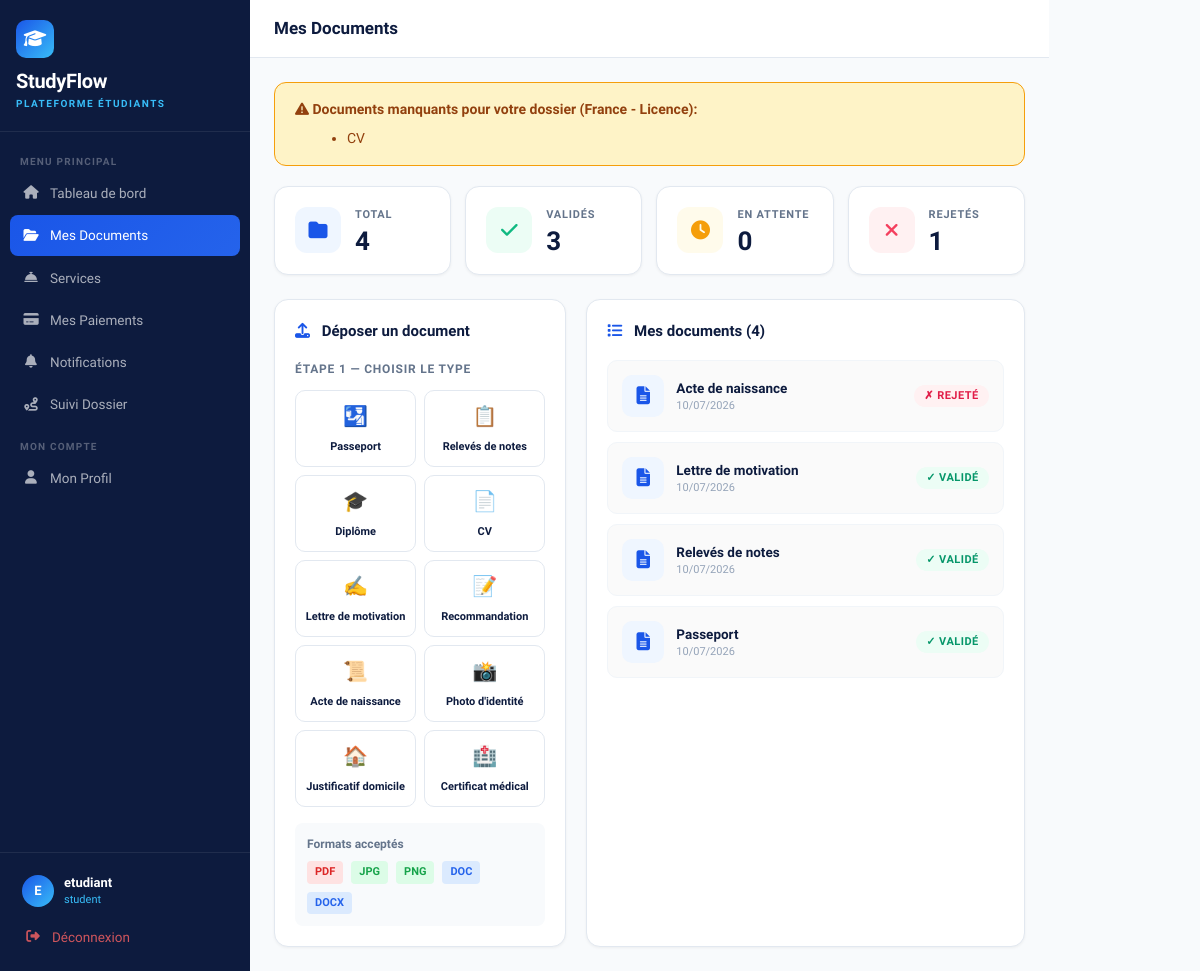
Screenshot of /auth/documents (signed in) with the database file from the repository.
### models/user.py (models this page shows, shortened)
class User(UserMixin, db.Model):
    __tablename__ = 'users'
    id = db.Column(db.Integer, primary_key=True)
    email = db.Column(db.String(120), unique=True, nullable=False)
    password_hash = db.Column(db.String(256))
    role = db.Column(db.String(20), default='student')
    is_active = db.Column(db.Boolean, default=True)
    reset_token = db.Column(db.String(100), nullable=True)
    reset_token_expiry = db.Column(db.DateTime, nullable=True)
    created_at = db.Column(db.DateTime, default=datetime.utcnow)
    student_profile = db.relationship('StudentProfile', backref='user', uselist=False, foreign_keys='StudentProfile.user_id')

class StudentProfile(db.Model):
    __tablename__ = 'student_profiles'
    id = db.Column(db.Integer, primary_key=True)
    user_id = db.Column(db.Integer, db.ForeignKey('users.id'), nullable=False)
    assigned_agent_id = db.Column(db.Integer, db.ForeignKey('users.id'), nullable=True)
    first_name = db.Column(db.String(80))
    last_name = db.Column(db.String(80))
    phone = db.Column(db.String(20))
    nationality = db.Column(db.String(50))
    passport_number = db.Column(db.String(30))
    destination_country = db.Column(db.String(50))
    program = db.Column(db.String(200))
    program_level = db.Column(db.String(20), default='Licence')  # Licence, Master
    university = db.Column(db.String(200))
    status = db.Column(db.String(30), default='nouveau')
    created_at = db.Column(db.DateTime, default=datetime.utcnow)
    documents = db.relationship('Document', backref='student', lazy=True)
    assigned_agent = db.relationship('User', foreign_keys=[assigned_agent_id])
    payments = db.relationship('Payment', backref='student', lazy=True)

class Document(db.Model):
    __tablename__ = 'documents'
    id = db.Column(db.Integer, primary_key=True)
    student_id = db.Column(db.Integer, db.ForeignKey('student_profiles.id'), nullable=False)
    name = db.Column(db.String(200))
    doc_type = db.Column(db.String(50))
    file_url = db.Column(db.String(300))
    file_name = db.Column(db.String(200))
    file_size = db.Column(db.Integer)
    status = db.Column(db.String(20), default='en_attente')
    rejection_reason = db.Column(db.Text)
    uploaded_at = db.Column(db.DateTime, default=datetime.utcnow)

### routes/auth.py (the view, shortened to what this page needs)
@auth_bp.route('/documents', methods=['GET', 'POST'])
@login_required
def documents():
    profile = get_profile()
    docs = Document.query.filter_by(
        student_id=profile.id
    ).order_by(Document.uploaded_at.desc()).all()
    required_docs = get_required_documents(
        profile.nationality,
        profile.destination_country,
        profile.program_level
    )
    submitted_types = [d.doc_type for d in docs]
    missing_docs = [d for d in required_docs if d not in submitted_types]
    return render_template('auth/documents.html', profile=profile, docs=docs,
                          required_docs=required_docs, missing_docs=missing_docs,
                          doc_labels=DOC_LABELS)

### templates/auth/documents.html (shortened to what this page needs)
{% extends "base.html" %}
{% block sidebar_nav %}
<div class="nav-label">Menu Principal</div>
<a href="{{ url_for('auth.dashboard') }}" class="sidebar-link">
  <i class="fas fa-home"></i> Tableau de bord
</a>
<a href="{{ url_for('auth.documents') }}" class="sidebar-link active">
  <i class="fas fa-folder-open"></i> Mes Documents
</a>
<a href="{{ url_for('auth.services') }}" class="sidebar-link">
  <i class="fas fa-concierge-bell"></i> Services
</a>
<a href="{{ url_for('auth.payments') }}" class="sidebar-link">
  <i class="fas fa-credit-card"></i> Mes Paiements
</a>
<a href="{{ url_for('auth.notifications') }}" class="sidebar-link">
  <i class="fas fa-bell"></i> Notifications
</a>
<a href="{{ url_for('auth.suivi') }}" class="sidebar-link">
  <i class="fas fa-route"></i> Suivi Dossier
</a>
<div class="nav-label">Mon Compte</div>
<a href="{{ url_for('auth.profile') }}" class="sidebar-link">
  <i class="fas fa-user"></i> Mon Profil
</a>
{% endblock %}
{% block page_title %}Mes Documents{% endblock %}
{% block content %}
{% if missing_docs %}
<div style="background:#FEF3C7;border:1px solid #F59E0B;border-radius:12px;padding:16px 20px;margin-bottom:20px;">
  <strong style="color:#92400E;"><i class="fas fa-exclamation-triangle"></i> Documents manquants pour votre dossier ({{ profile.destination_country }} - {{ profile.program_level }}):</strong>
  <ul style="margin:8px 0 0 20px;color:#92400E;">
    {% for doc in missing_docs %}
    <li>{{ doc_labels.get(doc, doc) }}</li>
    {% endfor %}
  </ul>
</div>
{% else %}
<div style="background:#ECFDF5;border:1px solid #10B981;border-radius:12px;padding:16px 20px;margin-bottom:20px;">
  <strong style="color:#065F46;"><i class="fas fa-check-circle"></i> Tous les documents requis ont été soumis!</strong>
</div>
{% endif %}
<div style="display:grid;grid-template-columns:repeat(auto-fit,minmax(140px,1fr));gap:14px;margin-bottom:24px;">
  <div class="stat-card">
    <div class="stat-icon" style="background:#EFF6FF;">
      <i class="fas fa-folder" style="color:#1A56E8;"></i>
    </div>
    <div>
      <div class="stat-label">Total</div>
      <div class="stat-value">{{ docs | length }}</div>
    </div>
  </div>
  <div class="stat-card">
    <div class="stat-icon" style="background:#ECFDF5;">
      <i class="fas fa-check" style="color:#10B981;"></i>
    </div>
    <div>
      <div class="stat-label">Validés</div>
      <div class="stat-value">{{ docs | selectattr('status','eq','validé') | list | length }}</div>
    </div>
  </div>
  <div class="stat-card">
    <div class="stat-icon" style="background:#FFFBEB;">
      <i class="fas fa-clock" style="color:#F59E0B;"></i>
    </div>
    <div>
      <div class="stat-label">En attente</div>
      <div class="stat-value">{{ docs | selectattr('status','eq','en_attente') | list | length }}</div>
    </div>
  </div>
  <div class="stat-card">
    <div class="stat-icon" style="background:#FFF1F2;">
      <i class="fas fa-times" style="color:#F43F5E;"></i>
    </div>
    <div>
      <div class="stat-label">Rejetés</div>
      <div class="stat-value">{{ docs | selectattr('status','eq','rejeté') | list | length }}</div>
    </div>
  </div>
</div>
<div style="display:grid;grid-template-columns:1fr 1.5fr;gap:20px;">
  <div class="sf-card">
    <div style="font-size:15px;font-weight:700;color:#0D1B3E;margin-bottom:18px;">
      <i class="fas fa-upload" style="color:#1A56E8;margin-right:8px;"></i>
      Déposer un document
    </div>
    <form method="POST" enctype="multipart/form-data" id="uploadForm">
      <div id="step1">
        <div style="font-size:12px;font-weight:700;color:#64748B;text-transform:uppercase;letter-spacing:.8px;margin-bottom:12px;">
          Étape 1 — Choisir le type
        </div>
        <div class="doc-type-grid">
          <button type="button" class="doc-type-btn" onclick="selectType('passeport','🛂','Passeport')">
            <span class="emoji">🛂</span>
            <span class="label">Passeport</span>
          </button>
          <button type="button" class="doc-type-btn" onclick="selectType('releves_notes','📋','Relevés de notes')">
            <span class="emoji">📋</span>
            <span class="label">Relevés de notes</span>
          </button>
          <button type="button" class="doc-type-btn" onclick="selectType('diplome','🎓','Diplôme')">
            <span class="emoji">🎓</span>
            <span class="label">Diplôme</span>
          </button>
          <button type="button" class="doc-type-btn" onclick="selectType('cv','📄','CV')">
            <span class="emoji">📄</span>
            <span class="label">CV</span>
          </button>
          <button type="button" class="doc-type-btn" onclick="selectType('lettre_motivation','✍️','Lettre de motivation')">
            <span class="emoji">✍️</span>
            <span class="label">Lettre de motivation</span>
          </button>
          <button type="button" class="doc-type-btn" onclick="selectType('lettre_recommandation','📝','Lettre de recommandation')">
            <span class="emoji">📝</span>
            <span class="label">Recommandation</span>
          </button>
          <button type="button" class="doc-type-btn" onclick="selectType('acte_naissance','📜','Acte de naissance')">
            <span class="emoji">📜</span>
            <span class="label">Acte de naissance</span>
          </button>
          <button type="button" class="doc-type-btn" onclick="selectType('photo_identite','📸','Photo d\'identité')">
            <span class="emoji">📸</span>
            <span class="label">Photo d'identité</span>
          </button>
          <button type="button" class="doc-type-btn" onclick="selectType('justificatif','🏠','Justificatif de domicile')">
            <span class="emoji">🏠</span>
            <span class="label">Justificatif domicile</span>
          </button>
          <button type="button" class="doc-type-btn" onclick="selectType('certificat_medical','🏥','Certificat médical')">
            <span class="emoji">🏥</span>
            <span class="label">Certificat médical</span>
          </button>
        </div>
      </div>
    </form>
    <div style="margin-top:16px;padding:12px;background:#F8FAFC;border-radius:8px;">
      <div style="font-size:12px;font-weight:700;color:#64748B;margin-bottom:8px;">Formats acceptés</div>
      <div style="display:flex;gap:8px;flex-wrap:wrap;">
        <span style="background:#FEE2E2;color:#DC2626;padding:3px 8px;border-radius:4px;font-size:11px;font-weight:700;">PDF</span>
        <span style="background:#DCFCE7;color:#16A34A;padding:3px 8px;border-radius:4px;font-size:11px;font-weight:700;">JPG</span>
        <span style="background:#DCFCE7;color:#16A34A;padding:3px 8px;border-radius:4px;font-size:11px;font-weight:700;">PNG</span>
        <span style="background:#DBEAFE;color:#2563EB;padding:3px 8px;border-radius:4px;font-size:11px;font-weight:700;">DOC</span>
        <span style="background:#DBEAFE;color:#2563EB;padding:3px 8px;border-radius:4px;font-size:11px;font-weight:700;">DOCX</span>
      </div>
    </div>
  </div>
  <div class="sf-card">
    <div style="font-size:15px;font-weight:700;color:#0D1B3E;margin-bottom:18px;">
      <i class="fas fa-list" style="color:#1A56E8;margin-right:8px;"></i>
      Mes documents ({{ docs | length }})
    </div>
    {% if docs %}
      {% for doc in docs %}
      <div style="padding:14px;margin-bottom:10px;border:1px solid #F1F5F9;border-radius:10px;background:#FAFAFA;">
        <div style="display:flex;align-items:center;justify-content:space-between;">
          <div style="display:flex;align-items:center;gap:12px;">
            <div style="width:42px;height:42px;border-radius:10px;background:#EFF6FF;display:flex;align-items:center;justify-content:center;">
              {% if doc.file_name %}
                {% set ext = doc.file_name.rsplit('.',1)[-1].lower() %}
                {% if ext == 'pdf' %}
                  <i class="fas fa-file-pdf" style="color:#DC2626;font-size:18px;"></i>
                {% elif ext in ['jpg','jpeg','png'] %}
                  <i class="fas fa-file-image" style="color:#16A34A;font-size:18px;"></i>
                {% else %}
                  <i class="fas fa-file-word" style="color:#2563EB;font-size:18px;"></i>
                {% endif %}
              {% else %}
                <i class="fas fa-file-alt" style="color:#1A56E8;font-size:18px;"></i>
              {% endif %}
            </div>
            <div>
              <div style="font-size:13.5px;font-weight:600;color:#0D1B3E;">{{ doc.name }}</div>
              <div style="font-size:11px;color:#94A3B8;">
                {{ doc.uploaded_at.strftime('%d/%m/%Y') }}
              </div>
            </div>
          </div>
          <span class="badge-status
            {% if doc.status == 'validé' %}bs-valide
            {% elif doc.status == 'rejeté' %}bs-rejete
            {% else %}bs-attente{% endif %}">
            {% if doc.status == 'validé' %}✓ Validé
            {% elif doc.status == 'rejeté' %}✗ Rejeté
            {% else %}⏳ En attente{% endif %}
          </span>
        </div>
      </div>
      {% endfor %}
    {% else %}
      <div style="text-align:center;padding:40px;color:#94A3B8;">
        <i class="fas fa-folder-open" style="font-size:40px;margin-bottom:12px;display:block;"></i>
        <div style="font-weight:600;">Aucun document</div>
        <div style="font-size:12px;margin-top:4px;">Déposez votre premier document</div>
      </div>
    {% endif %}
  </div>
</div>
{% endblock %}

### templates/base.html (shortened to what this page needs)
<!DOCTYPE html>
<html lang="fr">
<head>
  <link href="https://cdn.jsdelivr.net/npm/bootstrap@5.3.2/dist/css/bootstrap.min.css" rel="stylesheet">
  <link href="https://cdnjs.cloudflare.com/ajax/libs/font-awesome/6.5.0/css/all.min.css" rel="stylesheet">
</head>
<body>
{% block body %}
<div style="display:flex">
  <nav class="sidebar">
    <div class="sidebar-logo">
      <div class="logo-icon"><i class="fas fa-graduation-cap"></i></div>
      <div class="brand-name">StudyFlow</div>
      <div class="brand-sub">Plateforme Étudiants</div>
    </div>
    <div class="sidebar-nav">
      {% block sidebar_nav %}{% endblock %}
    </div>
    <div class="sidebar-footer">
      <div class="sidebar-user">
        <div class="s-avatar">{{ current_user.email[0].upper() }}</div>
        <div>
          <div class="s-name">{{ current_user.email.split('@')[0] }}</div>
          <div class="s-role">{{ current_user.role }}</div>
        </div>
      </div>
      <a href="{{ url_for('auth.logout') }}" class="sidebar-link" style="color:rgba(255,100,100,.8)">
        <i class="fas fa-sign-out-alt"></i> Déconnexion
      </a>
    </div>
  </nav>
  <div class="main-wrap">
    <header class="topbar">
      <div class="topbar-title">{% block page_title %}{% endblock %}</div>
    </header>
    <main class="page-content">
      {% block content %}{% endblock %}
    </main>
  </div>
</div>
{% endblock %}
</body>
</html>

### rows the page displays
User: email "E", email "etudiant", role "student"
StudentProfile: destination_country "France", program_level "Licence"
Document: name "Acte de naissance", uploaded_at "10/07/2026", status "✗ REJETÉ"
Document: name "Lettre de motivation", uploaded_at "10/07/2026", status "✓ VALIDÉ"
Document: name "Relevés de notes", uploaded_at "10/07/2026", status "✓ VALIDÉ"
Document: name "Passeport", uploaded_at "10/07/2026", status "✓ VALIDÉ"

### other values shown
{{ doc_labels.get(doc, doc) }} "CV"
{{ docs | length }} "4"
{{ docs | selectattr('status','eq','validé') | list | length }} "3"
{{ docs | selectattr('status','eq','en_attente') | list | length }} "0"
{{ docs | selectattr('status','eq','rejeté') | list | length }} "1"
